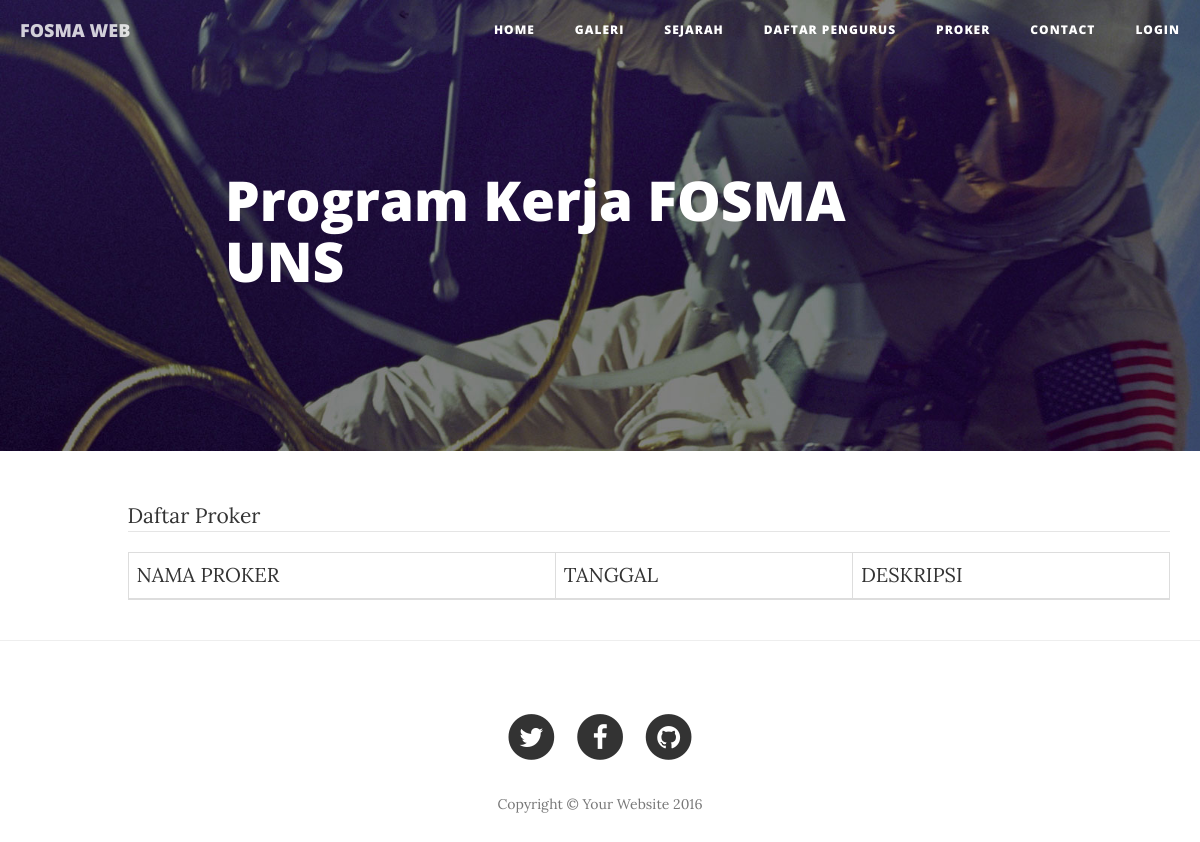
Before: /webproker.php with the older database file.
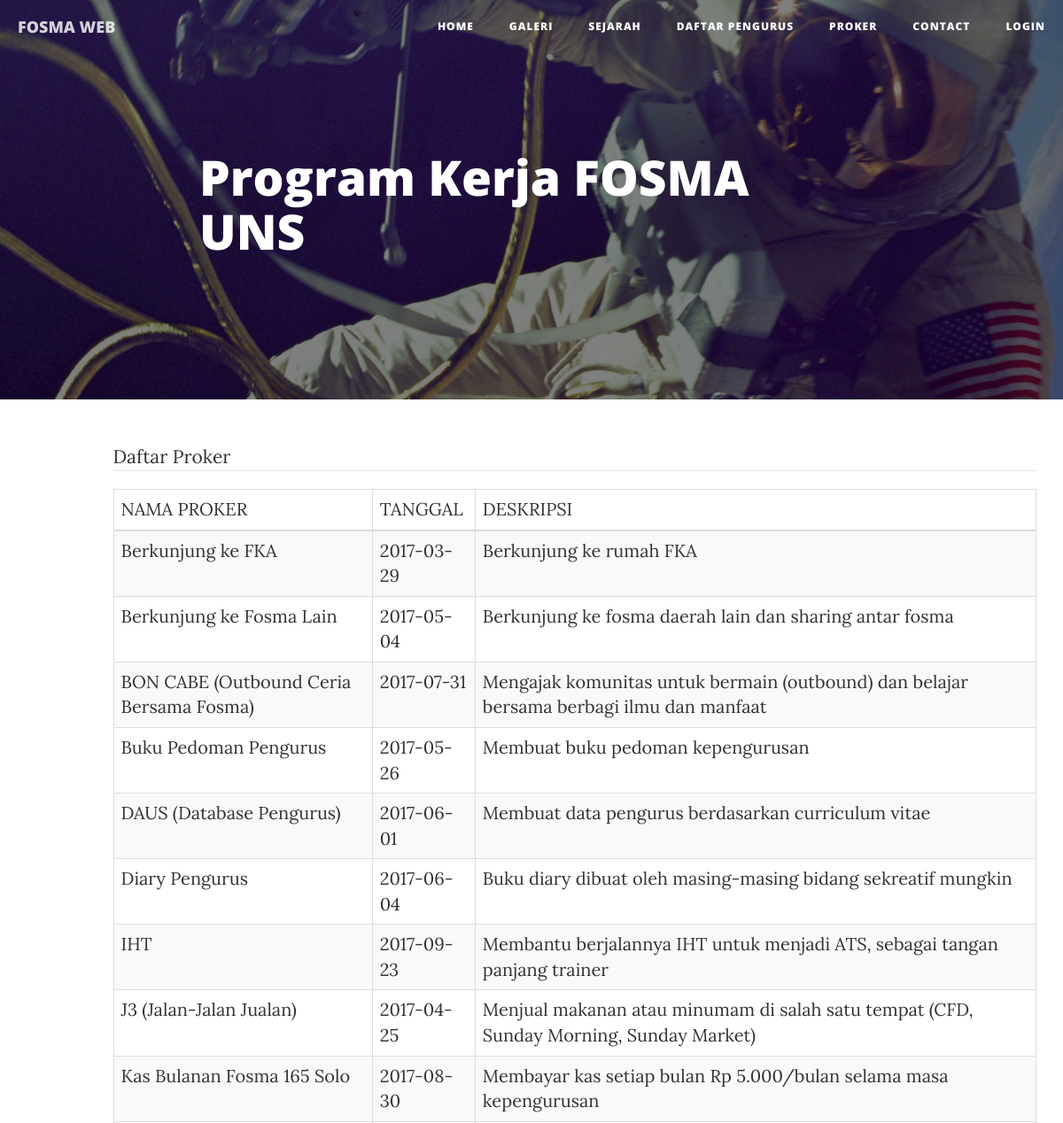
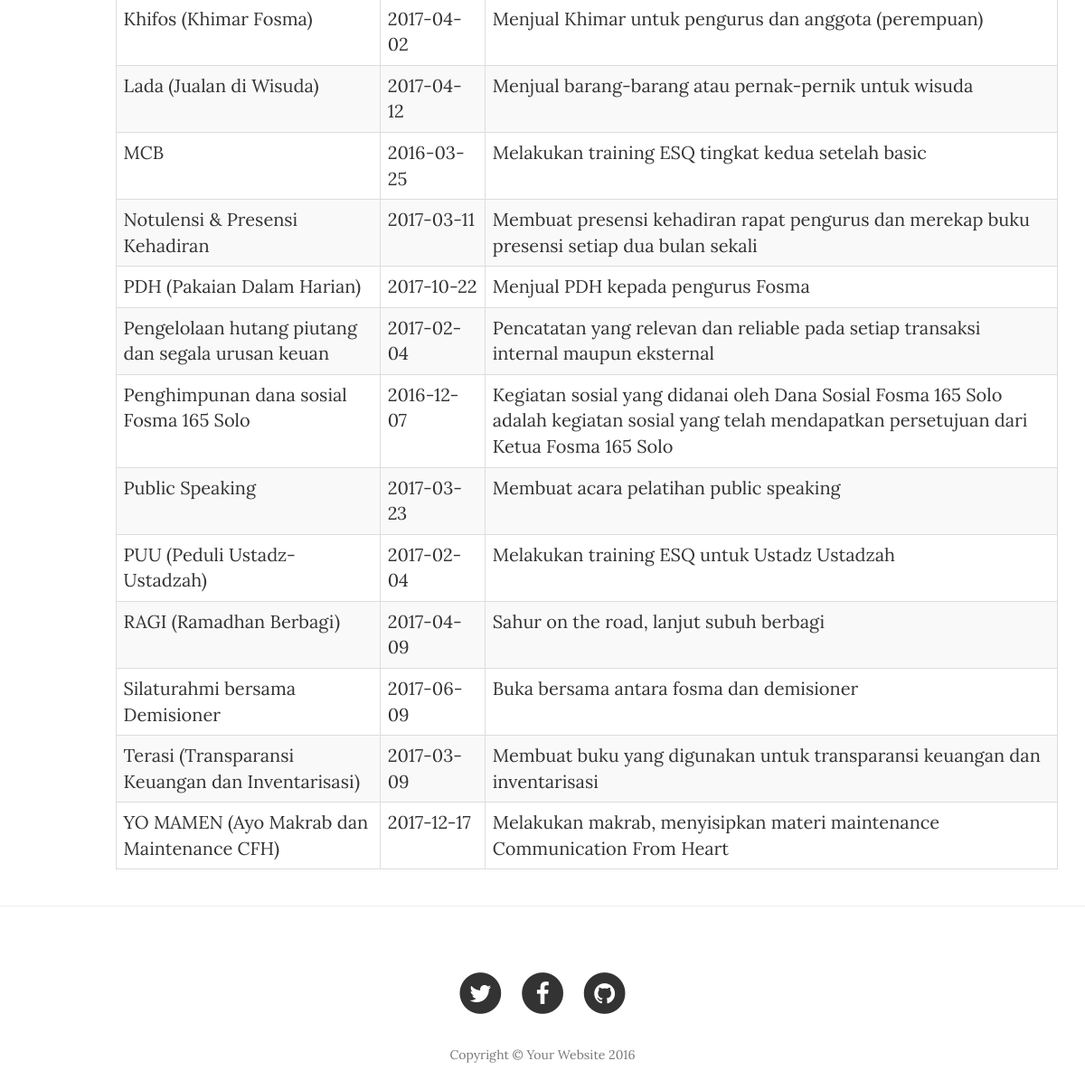
After: the same page with the newer database file (2 pictures, top to bottom).
### tables this page shows
CREATE TABLE `proker` (
  `nama_proker` varchar(50) NOT NULL,
  `tanggal` date NOT NULL,
  `deskripsi` varchar(200) NOT NULL
);

### Proker.php (called while the page is built, shortened)
<?php
class Proker{
    public function __construct(){
        $this->db = new PDO('mysql:host=localhost;dbname=fosma','root','');
    }
    public function showProker(){
        $sql = "SELECT * FROM proker";
        $query = $this->db->query($sql);
        return $query;
    }
}
?>

### webproker.php (the view, shortened to what this page needs)
<!DOCTYPE html>
<html lang="en">
<head>
    <link href="vendor/bootstrap/css/bootstrap.min.css" rel="stylesheet">
    <link href="css/clean-blog.min.css" rel="stylesheet">
    <link href="vendor/font-awesome/css/font-awesome.min.css" rel="stylesheet" type="text/css">
</head>
<body>
    <nav class="navbar navbar-default navbar-custom navbar-fixed-top">
        <div class="container-fluid">
            <div class="navbar-header page-scroll">
                <a class="navbar-brand" href="index.php">FOSMA WEB</a>
            </div>
            <div class="collapse navbar-collapse" id="bs-example-navbar-collapse-1">
                <ul class="nav navbar-nav navbar-right">
                    <li>
                        <a href="index.php">Home</a>
                    </li>
                    <li>
                        <a href="galeri.php">Galeri</a>
                    </li>
                    <li>
                        <a href="websejarah.php">Sejarah</a>
                    </li>
                    <li>
                        <a href="daftarpengurus.php">Daftar Pengurus</a>
                    </li>
                    <li>
                        <a href="webproker.php">Proker</a>
                    </li>
                    <li>
                        <a href="contact.html">Contact</a>
                    </li>
                    <li>
                        <a href="login.php">Login</a>
                    </li>
                </ul>
            </div>
        </div>
    </nav>
    <header class="intro-header" style="background-image: url('img/post-bg.jpg')">
        <div class="container">
            <div class="row">
                <div class="col-lg-8 col-lg-offset-2 col-md-10 col-md-offset-1">
                    <div class="post-heading">
                        <h1>Program Kerja FOSMA UNS</h1>
                    </div>
                </div>
            </div>
        </div>
    </header>
    <article>
        <div class="container">
            <div class="row">
                <div class="col-lg-11 col-lg-offset-1 col-md-11 col-md-offset-1">
                  <div class="table-responsive">
                    <legend>Daftar Proker</legend>
        						<table cellpadding="0" cellspacing="0" border="0" class="table table-striped table-bordered" id="example">
      			              <thead>
      			                <tr>
                              <td>NAMA PROKER</td>
                              <td>TANGGAL</td>
                              <td>DESKRIPSI</td>
      			                </tr>
      			              </thead>
                          <tbody>
                            <?php
                            require("Proker.php");
                            $proker = new Proker();
                            $show = $proker->showProker();
                            while($data = $show->fetch(PDO::FETCH_OBJ)){
                                echo "
                    <tr>
                    <td>$data->nama_proker</td>
                    <td>$data->tanggal</td>
                    <td>$data->deskripsi</td>
                    </tr>";
                            };
                            ?>
                      </table>
                  </div>
                </div>
            </div>
        </div>
    </article>
    <hr>
    <footer>
        <div class="container">
            <div class="row">
                <div class="col-lg-8 col-lg-offset-2 col-md-10 col-md-offset-1">
                    <ul class="list-inline text-center">
                        <li>
                            <a href="#">
                                <span class="fa-stack fa-lg">
                                    <i class="fa fa-circle fa-stack-2x"></i>
                                    <i class="fa fa-twitter fa-stack-1x fa-inverse"></i>
                                </span>
                            </a>
                        </li>
                        <li>
                            <a href="#">
                                <span class="fa-stack fa-lg">
                                    <i class="fa fa-circle fa-stack-2x"></i>
                                    <i class="fa fa-facebook fa-stack-1x fa-inverse"></i>
                                </span>
                            </a>
                        </li>
                        <li>
                            <a href="#">
                                <span class="fa-stack fa-lg">
                                    <i class="fa fa-circle fa-stack-2x"></i>
                                    <i class="fa fa-github fa-stack-1x fa-inverse"></i>
                                </span>
                            </a>
                        </li>
                    </ul>
                    <p class="copyright text-muted">Copyright &copy; Your Website 2016</p>
                </div>
            </div>
        </div>
    </footer>
</body>
</html>

Changed rows visible on the page:
added proker: nama_proker "Berkunjung ke FKA", tanggal "2017-03-29", deskripsi "Berkunjung ke rumah FKA"
added proker: nama_proker "Berkunjung ke Fosma Lain", tanggal "2017-05-04", deskripsi "Berkunjung ke fosma daerah lain dan sharing antar fosma"
added proker: nama_proker "BON CABE (Outbound Ceria Bersama Fosma)", tanggal "2017-07-31", deskripsi "Mengajak komunitas untuk bermain (outbound) dan belajar bersama berbagi ilmu dan manfaat"
added proker: nama_proker "Buku Pedoman Pengurus", tanggal "2017-05-26", deskripsi "Membuat buku pedoman kepengurusan"
added proker: nama_proker "DAUS (Database Pengurus)", tanggal "2017-06-01", deskripsi "Membuat data pengurus berdasarkan curriculum vitae"
added proker: nama_proker "Diary Pengurus", tanggal "2017-06-04", deskripsi "Buku diary dibuat oleh masing-masing bidang sekreatif mungkin"
added proker: nama_proker "IHT", tanggal "2017-09-23", deskripsi "Membantu berjalannya IHT untuk menjadi ATS, sebagai tangan panjang trainer"
added proker: nama_proker "J3 (Jalan-Jalan Jualan)", tanggal "2017-04-25", deskripsi "Menjual makanan atau minumam di salah satu tempat (CFD, Sunday Morning, Sunday Market)"
added proker: nama_proker "Kas Bulanan Fosma 165 Solo", tanggal "2017-08-30", deskripsi "Membayar kas setiap bulan Rp 5.000/bulan selama masa kepengurusan"
added proker: nama_proker "Khifos (Khimar Fosma)", tanggal "2017-04-02", deskripsi "Menjual Khimar untuk pengurus dan anggota (perempuan)"
added proker: nama_proker "Lada (Jualan di Wisuda)", tanggal "2017-04-12", deskripsi "Menjual barang-barang atau pernak-pernik untuk wisuda"
added proker: nama_proker "MCB", tanggal "2016-03-25", deskripsi "Melakukan training ESQ tingkat kedua setelah basic"
added proker: nama_proker "Notulensi & Presensi Kehadiran", tanggal "2017-03-11", deskripsi "Membuat presensi kehadiran rapat pengurus dan merekap buku presensi setiap dua bulan sekali"
added proker: nama_proker "PDH (Pakaian Dalam Harian)", tanggal "2017-10-22", deskripsi "Menjual PDH kepada pengurus Fosma"
added proker: nama_proker "Pengelolaan hutang piutang dan segala urusan keuan", tanggal "2017-02-04", deskripsi "Pencatatan yang relevan dan reliable pada setiap transaksi internal maupun eksternal"
added proker: nama_proker "Penghimpunan dana sosial Fosma 165 Solo", tanggal "2016-12-07", deskripsi "Kegiatan sosial yang didanai oleh Dana Sosial Fosma 165 Solo adalah kegiatan sosial yang telah mendapatkan persetujuan dari Ketua Fosma 165 Solo"
added proker: nama_proker "Public Speaking", tanggal "2017-03-23", deskripsi "Membuat acara pelatihan public speaking"
added proker: nama_proker "PUU (Peduli Ustadz-Ustadzah)", tanggal "2017-02-04", deskripsi "Melakukan training ESQ untuk Ustadz Ustadzah"
added proker: nama_proker "RAGI (Ramadhan Berbagi)", tanggal "2017-04-09", deskripsi "Sahur on the road, lanjut subuh berbagi"
added proker: nama_proker "Silaturahmi bersama Demisioner", tanggal "2017-06-09", deskripsi "Buka bersama antara fosma dan demisioner"
added proker: nama_proker "Terasi (Transparansi Keuangan dan Inventarisasi)", tanggal "2017-03-09", deskripsi "Membuat buku yang digunakan untuk transparansi keuangan dan inventarisasi"
added proker: nama_proker "YO MAMEN (Ayo Makrab dan Maintenance CFH)", tanggal "2017-12-17", deskripsi "Melakukan makrab, menyisipkan materi maintenance Communication From Heart"
